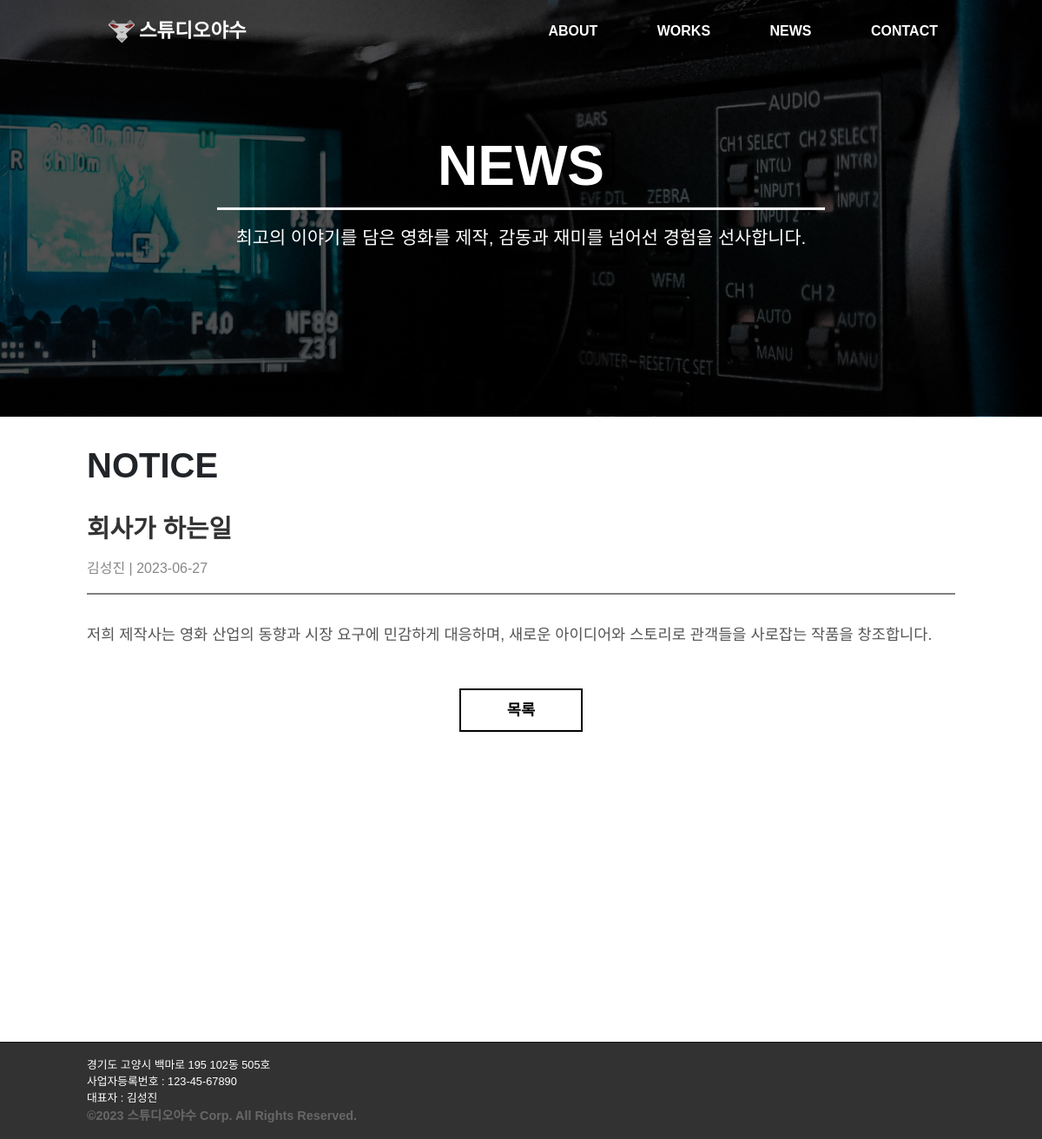
The page /news/1/ on the database its author committed.
### news/models.py (models this page shows, shortened)
class News(models.Model):
    subject = models.CharField(max_length=100)
    author = models.CharField(max_length=50)
    content = models.TextField()
    create_date = models.DateTimeField()

### news/views.py (the view)
# urls.py: path('<int:news_id>/',views.detail, name='detail'),
def detail(request, news_id):
    index = get_object_or_404(News, pk=news_id)
    context = {'index': index}
    return render(request,'news/detail.html', context)

### templates/news/detail.html
{% extends 'base.html' %}
{% load static %}
{% block content %}
<div class="news_detail_height">
    <div class="image-container">
        <img src="{% static 'img/backimg-01.jpg' %}" class="side-background" alt="배경 이미지">
        <div class="img_about_main">
            <div class="img_about_one">NEWS</div>
            <div class="img_about_two">최고의 이야기를 담은 영화를 제작, 감동과 재미를 넘어선 경험을 선사합니다.</div>
        </div>
    </div>
    <div class="about_animation">
        <h2 class="works_text_one">NOTICE</h2>
        <div class="news_detail_main">
            <h3>{{ index.subject }}</h3>
            <p class="news_detail_author">{{ index.author }} | {{ index.create_date|date:"Y-m-d" }}</p>
            <div class="news_detail_content">{{ index.content }}</div>
        </div>
        <div class="button_main"><a href="{% url 'news:news' %}" class="button_side" style="font-size: 1.1rem; padding: 10px 53px;;">목록</a></div>
    </div>
</div>
{% endblock %}

### static/css/index.css (style rules this page uses)
body { margin: 0!important; padding: 0!important; font-family: 'Noto Sans KR', sans-serif; }
.image-container { position: relative; }
@media all and (min-width:1024px) { .button_main { width: 100%; text-align: center; padding: 2rem 0; } }
@media all and (min-width:1024px) { .button_side { display: inline-block; padding: 15px 40px; color: #000; font-weight: 700; border: 2px solid #000; box-sizing: border-box; line-height: 1.5; text-decoration: none; font-size: 1.1rem; outline: none; white-space: nowrap; } }

### static/css/about.css (style rules this page uses)
@media all and (min-width:1024px) { .about_animation { animation: riseFromBottom 0.5s forwards; } }
@media all and (min-width:1024px) { .side-background { width: 100%; height: 30rem; object-fit: cover; object-position: center; } }
@media all and (min-width:1024px) { .img_about_main { position: absolute; text-align: center; top: 45%; left: 50%; transform: translate(-50%, -50%); } }
@media all and (min-width:1024px) { .img_about_one { text-align: center; align-items: center; color: white; margin: 0 auto; font-size: 4rem; font-weight: 600; border-bottom: 3px solid white; width: 700px; } }
@media all and (min-width:1024px) { .img_about_two { text-align: center; color: white; font-size: 1.3rem; padding-top: 1rem; width: 1000px; } }

### static/css/works.css (style rules this page uses)
.works_text_one { font-size: 2.5rem; font-weight: 700; width: 1000px; margin: 2rem auto 0 auto; }

### static/css/news.css (style rules this page uses)
.news_detail_height { height: 100vh; min-height: 1200px; }
.news_detail_main { width: 1000px; display: grid; grid-template-columns: 1fr; grid-template-rows: auto auto auto; grid-gap: 1rem; margin: 1rem auto; }
.news_detail_main h3 { font-size: 1.8rem; font-weight: 700; margin-top: 1rem; margin-bottom: 0; color: #333; }
.news_detail_author { font-size: 1rem; color: #888; padding-bottom: 1rem; border-bottom: 2px solid gray; }
.news_detail_content { font-size: 1.1rem; line-height: 1.6; color: #555; }

### rows shown on the page
News: subject "회사가 하는일", author "김성진", create_date "2023-06-27", content "저희 제작사는 영화 산업의 동향과 시장 요구에 민감하게 대응하며, 새로운 아이디어와 스토리로 관객들을 사로잡는 작품을 창조합니다."
